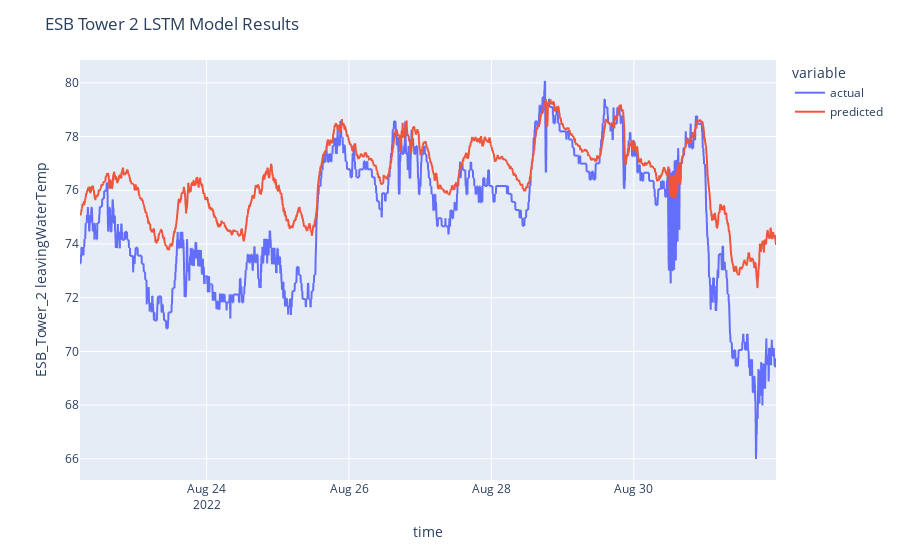

The notebook cell this image was saved under:
### Code cell
"""
5. Display results
"""
print("\nMaking predictions...")
yhat = model.predict(vec_X_test)


print("\nResults:...")
results_df = pd.DataFrame(
    {
        "actual": vec_y_test.reshape((vec_y_test.shape[0])),
        "predicted": yhat.reshape((yhat.shape[0])),
    },
    index=y_test.index,
)
results_df = scaler.denormalize_results(results_df)

# Create a new DataFrame with the desired 5-minute interval index
new_index = pd.date_range(
    start=results_df.index.min(), end=results_df.index.max(), freq="5min"
)
display_df = pd.DataFrame(index=new_index)
# Merge the new DataFrame with the original DataFrame
display_df = display_df.merge(
    results_df, how="left", left_index=True, right_index=True
)

mabs_error = mean_absolute_error(results_df["actual"], results_df["predicted"])
rmse = np.sqrt(mean_squared_error(results_df["actual"], results_df["predicted"]))
print("Mean Absolute Error: %.3f" % mabs_error)
print("RMSE: %.3f" % rmse)

fig = px.line(display_df, x=display_df.index, y=["actual", "predicted"])
fig.update_layout(
    title=f"{building_name} Tower {tower_number} LSTM Model Results",
    xaxis_title="time",
    yaxis_title=target,
)
fig.show()

### Figure 1 — Plotly figure (JSON) as saved in the notebook; plotly's stock layout.template omitted (floating-point values rounded to 4 significant figures; data arrays with more than 128 entries replaced by an {"elided": "..."} marker saying what was removed)
{"data": [{"hovertemplate": "variable=actual<br>index=%{x}<br>value=%{y}<extra></extra>", "legendgroup": "actual", "line": {"color": "#636efa", "dash": "solid"}, "marker": {"symbol": "circle"}, "mode": "lines", "name": "actual", "showlegend": true, "type": "scattergl", "x": {"elided": "2816 str values"}, "xaxis": "x", "y": {"elided": "2816 float values"}, "yaxis": "y"}, {"hovertemplate": "variable=predicted<br>index=%{x}<br>value=%{y}<extra></extra>", "legendgroup": "predicted", "line": {"color": "#EF553B", "dash": "solid"}, "marker": {"symbol": "circle"}, "mode": "lines", "name": "predicted", "showlegend": true, "type": "scattergl", "x": {"elided": "2816 str values"}, "xaxis": "x", "y": {"elided": "2816 float values"}, "yaxis": "y"}], "layout": {"legend": {"title": {"text": "variable"}, "tracegroupgap": 0}, "margin": {"t": 60}, "title": {"text": "ESB Tower 2 LSTM Model Results"}, "xaxis": {"anchor": "y", "domain": [0, 1], "title": {"text": "time"}}, "yaxis": {"anchor": "x", "domain": [0, 1], "title": {"text": "ESB_Tower_2 leavingWaterTemp"}}}}
